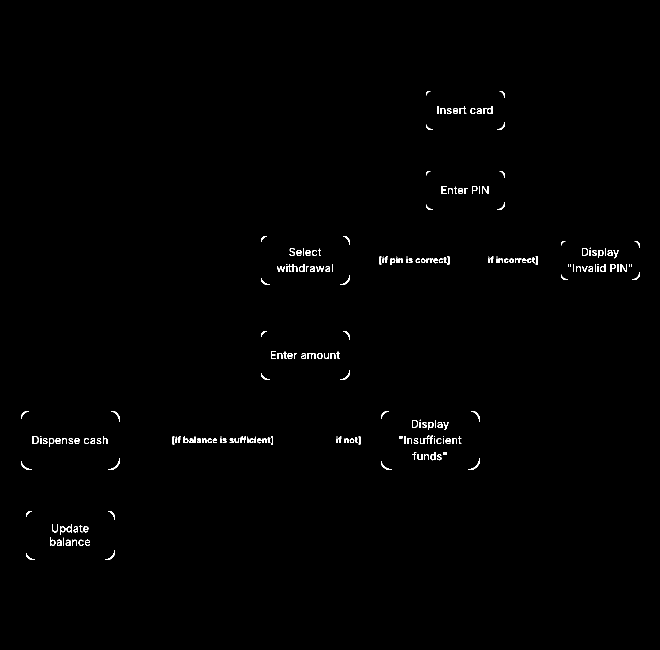
#> input picture images/atm.png, 1320 x 1300 px, found by its file name (shown at 1/2 size)
$ python 'textDetection copy 2.py'
#> lines starting #> are read from the running program, lines starting #| are printed output that depends on the picture; after the words box and inside, x2 and y2 are one past the last pixel; in counts of white or black regions, pixels touching at a corner belong together
import cv2
import pytesseract
import numpy as np
import matplotlib.pyplot as plt
from pytesseract import Output

# --- 1. Read grayscale image ---
img = cv2.imread("./images/atm.png", cv2.IMREAD_GRAYSCALE)
#> img: shape (1300, 1320); 0.61% white in thin lines or dots, all inside (x1, y1, x2, y2) = (42, 182, 1279, 1119)

# img = cv2.adaptiveThreshold(img, 255, cv2.ADAPTIVE_THRESH_GAUSSIAN_C,
#                             cv2.THRESH_BINARY, 11, 2)
_, img = cv2.threshold(img, 128, 255, cv2.THRESH_BINARY_INV)
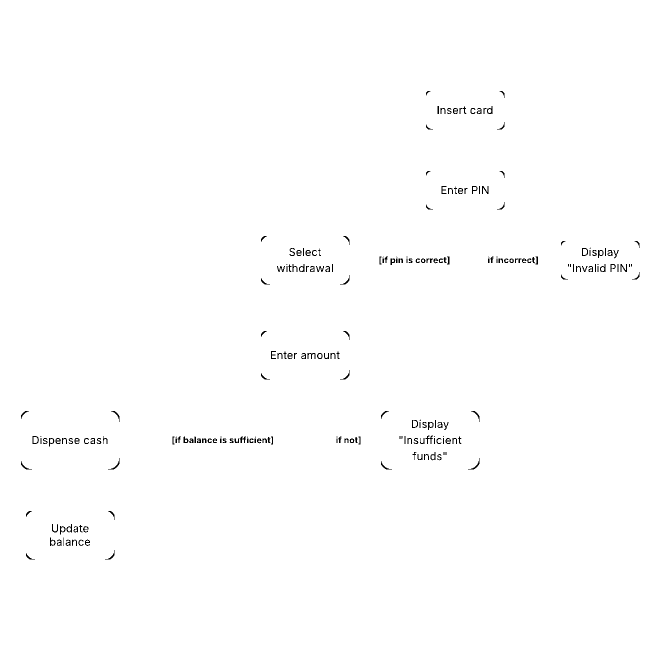
#> img: shape (1300, 1320) (shown at 1/2 size); 99.4% white; black in thin lines or dots, all inside (x1, y1, x2, y2) = (42, 182, 1279, 1119)
# --- 2. Noise removal ---
def noise_removal(image):
    # [5 lines of commented-out code are left out]
    return image

clean_img = noise_removal(img)

# --- 3. OCR + bounding box info ---
#> (the run stopped early here; a loop or call above may not have finished)
